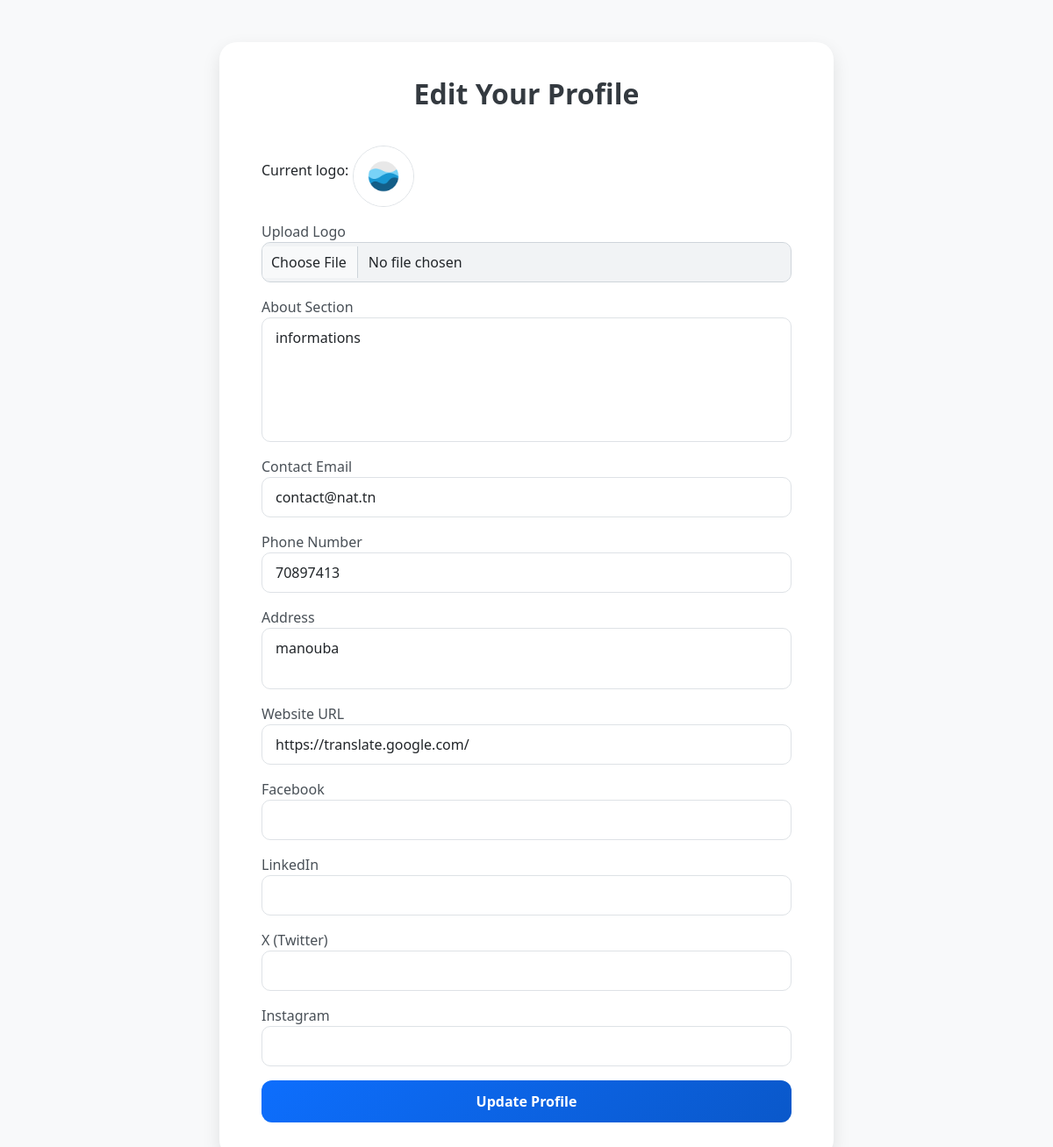
The page /front_office/includes/update_profile.php (signed in) on the database its author committed.
### tables this page shows
CREATE TABLE `public_institutions` (
  `institution_id` int(11) NOT NULL,
  `user_id` int(11) DEFAULT NULL,
  `institution_name` varchar(150) NOT NULL,
  `unique_identifier` varchar(50) NOT NULL,
  `commercial_register` varchar(255) NOT NULL,
  `description` text DEFAULT NULL,
  `contact_email` varchar(100) DEFAULT NULL,
  `logo` varchar(255) DEFAULT NULL,
  `type` varchar(100) DEFAULT NULL,
  `about_section` text DEFAULT NULL,
  `phone_number` varchar(20) DEFAULT NULL,
  `address` text DEFAULT NULL,
  `website_url` varchar(255) DEFAULT NULL,
  `facebook_link` varchar(255) DEFAULT NULL,
  `linkedin_link` varchar(255) DEFAULT NULL,
  `x_link` varchar(255) DEFAULT NULL,
  `instagram_link` varchar(255) DEFAULT NULL
);

### front_office/includes/update_profile.php (the view, shortened to what this page needs)
<?php
include('./db.php');
$email = $_SESSION['email'];
$query = mysqli_query($conn, "SELECT * FROM users WHERE email = '$email'");
$user = mysqli_fetch_assoc($query);
$role = $user['role'];
$user_id = $user['user_id'];
$table = $role === 'startup' ? 'startups' : 'public_institutions';
$profile = mysqli_fetch_assoc(mysqli_query($conn, "SELECT * FROM $table WHERE user_id = '$user_id'"));
?>
<!DOCTYPE html>
<html>
<head>
    <link href="https://cdn.jsdelivr.net/npm/bootstrap@5.3.0/dist/css/bootstrap.min.css" rel="stylesheet">
</head>
<body>
<div class="container mt-5">
    <h2>Edit Your Profile</h2>
    <form method="POST" enctype="multipart/form-data">
         <div class="mb-3">
                <?php if (!empty($profile['logo'])): ?>
        <p class="mt-2">Current logo: <img src="../uploads/<?php echo htmlspecialchars($profile['logo']); ?>"class="rounded-circle border" style="width: 70px; height: 70px; object-fit: cover;"></p>
    <?php endif; ?>
    <label>Upload Logo</label>
    <input type="file" name="logo" class="form-control">
        </div>
        <div class="mb-3">
            <label>About Section</label>
            <textarea name="about" class="form-control" rows="5"><?php echo htmlspecialchars($profile['about_section']); ?></textarea>
        </div>
        <div class="mb-3">
            <label>Contact Email</label>
            <input type="email" name="contact_email" class="form-control" value="<?php echo htmlspecialchars($profile['contact_email'] ?? ''); ?>">
        </div>
        <div class="mb-3">
            <label>Phone Number</label>
            <input type="text" name="phone" class="form-control" value="<?php echo htmlspecialchars($profile['phone_number']); ?>">
        </div>
        <div class="mb-3">
            <label>Address</label>
            <textarea name="address" class="form-control"><?php echo htmlspecialchars($profile['address']); ?></textarea>
        </div>
        <div class="mb-3">
            <label>Website URL</label>
            <input type="text" name="website" class="form-control" value="<?php echo htmlspecialchars($profile['website_url']); ?>">
        </div>
        <div class="mb-3">
            <label>Facebook</label>
            <input type="text" name="facebook" class="form-control" value="<?php echo htmlspecialchars($profile['facebook_link']); ?>">
        </div>
        <div class="mb-3">
            <label>LinkedIn</label>
            <input type="text" name="linkedin" class="form-control" value="<?php echo htmlspecialchars($profile['linkedin_link']); ?>">
        </div>
        <div class="mb-3">
            <label>X (Twitter)</label>
            <input type="text" name="x" class="form-control" value="<?php echo htmlspecialchars($profile['x_link']); ?>">
        </div>
        <div class="mb-3">
            <label>Instagram</label>
            <input type="text" name="instagram" class="form-control" value="<?php echo htmlspecialchars($profile['instagram_link']); ?>">
        </div>
        <button type="submit" class="btn btn-primary">Update Profile</button>
    </form>
</div>
</body>
</html>

### front_office/includes/update_profile.php (style rules this page uses)
body { background: #f8f9fa; }
.container { max-width: 700px; background-color: #ffffff; padding: 2.5rem 3rem; border-radius: 20px; box-shadow: 0 8px 20px rgba(0, 0, 0, 0.1); }
h2 { text-align: center; margin-bottom: 30px; font-weight: 600; color: #343a40; }
label { font-weight: 500; color: #495057; }
.form-control { border-radius: 10px; padding: 10px 15px; transition: border-color 0.3s ease; }
textarea.form-control { resize: none; }
.btn-primary { width: 100%; padding: 12px; font-weight: 600; border-radius: 12px; background: linear-gradient(135deg, #0d6efd, #0a58ca); border: none; }
input[type="file"].form-control { padding: 10px; background-color: #f1f3f5; border: 1px solid #ced4da; }
img { border-radius: 8px; margin-top: 10px; }

### rows shown on the page
public_institutions: logo (picture), about "informations", contact_email "contact@nat.tn", phone "70897413", address "manouba", website "https://translate.google.com/"
